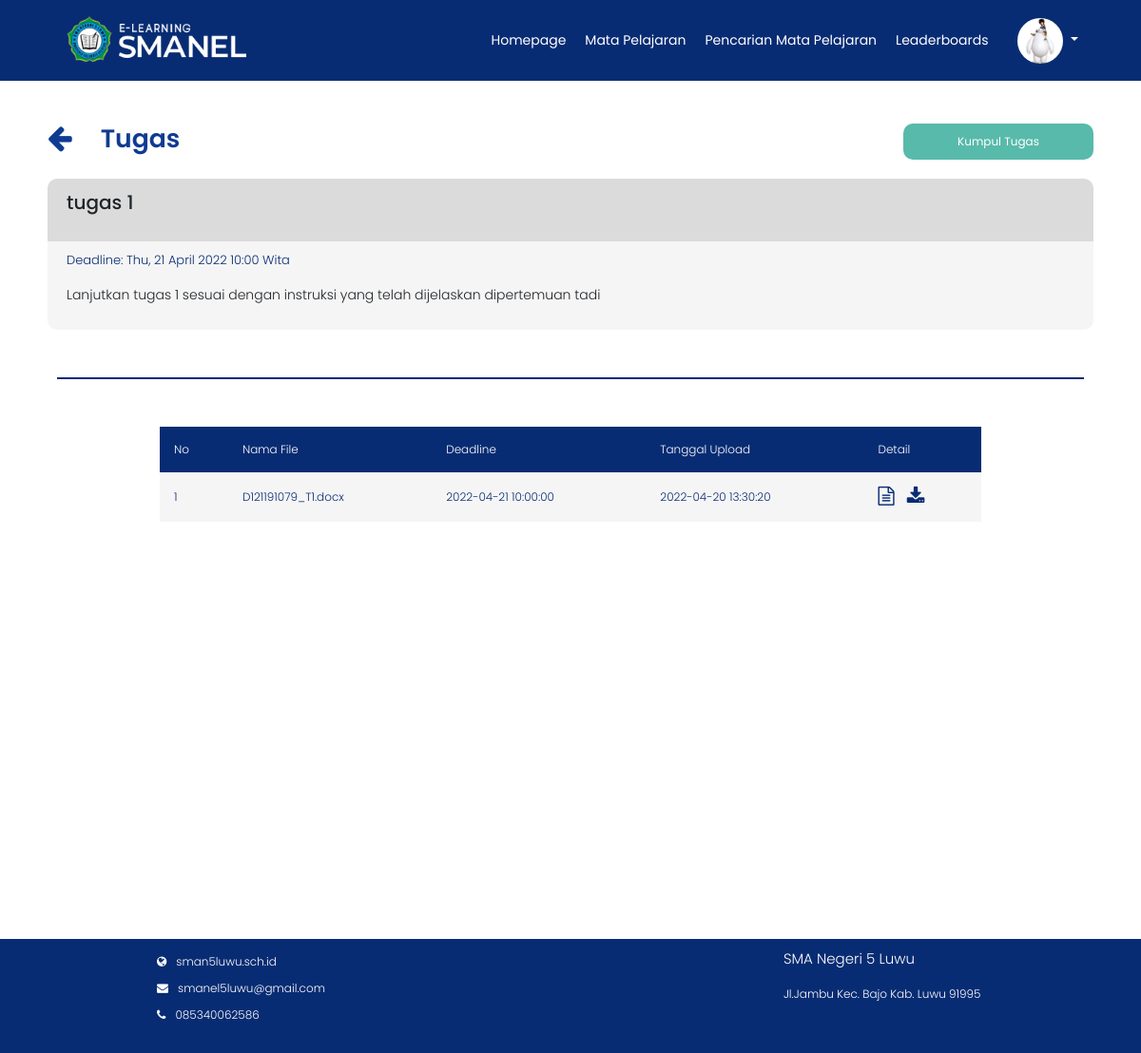
Page /Backend/detailtugas.php?Id=42 (signed in) on the committed database.
### tables this page shows
CREATE TABLE `user_siswa` (
  `Id` int(11) NOT NULL,
  `Nama` varchar(225) NOT NULL,
  `Nis` varchar(225) NOT NULL,
  `Kelas` varchar(225) NOT NULL,
  `Tempat` varchar(225) NOT NULL,
  `Tanggal` date NOT NULL,
  `Email` varchar(255) NOT NULL,
  `Alamat` varchar(225) NOT NULL,
  `Username` varchar(225) NOT NULL,
  `Password` varchar(225) NOT NULL,
  `Profil` varchar(225) NOT NULL
);

CREATE TABLE `tugas` (
  `Id_Tugas` int(11) NOT NULL,
  `judul_tugas` varchar(225) NOT NULL,
  `dl_tugas` date NOT NULL,
  `jam_dl` time NOT NULL,
  `skor` int(11) NOT NULL,
  `deskripsi_tugas` text NOT NULL,
  `lampiran` varchar(225) NOT NULL,
  `Id_Mapel` varchar(225) NOT NULL
);

CREATE TABLE `kumpul_tugas` (
  `id_kumpul` int(11) NOT NULL,
  `Nama` varchar(255) NOT NULL,
  `Nis` varchar(255) NOT NULL,
  `Waktu` datetime NOT NULL DEFAULT current_timestamp(),
  `Lampiran` varchar(225) NOT NULL,
  `Id_Tugas` int(11) NOT NULL
);

### Backend/functions.php (called while the page is built, shortened)
<?php
function koneksi()
{
    return mysqli_connect('localhost', 'root', '', 'elearning');
}
function query($query)
{
    $conn = koneksi();
    $result = mysqli_query($conn, $query);
    if(mysqli_num_rows($result)==1){
        return mysqli_fetch_assoc($result);
    }
    $rows = [];
    return $rows;
}
function querys($query)
{
    $conn = koneksi();
    $result = mysqli_query($conn, $query);
    $rows = [];
    while ($row = mysqli_fetch_assoc($result)) {
        $rows[] = $row;
    }
    return $rows;
}
?>

### Backend/detailtugas.php (the view, shortened to what this page needs)
<?php
require 'functions.php';
$Id = $_GET['Id'];
$Nis = $_SESSION['Nis'];
$tugas = query("SELECT * FROM tugas WHERE Id_Tugas = $Id");
$kumpul = querys("SELECT * FROM kumpul_tugas WHERE Id_Tugas = '$Id' AND Nis = '$Nis'");
?>
<!DOCTYPE html>
<html lang="en">
<head>
    <link rel="stylesheet" href="https://stackpath.bootstrapcdn.com/bootstrap/4.5.0/css/bootstrap.min.css">
    <link rel="stylesheet" href="https://stackpath.bootstrapcdn.com/font-awesome/4.7.0/css/font-awesome.min.css">
    <link rel="stylesheet" href="style.css?<?php echo time()?>">
</head>
<body>
    <?php require_once('navbar/navbarmapel.php') ?>
    <div class="main-container">
        <div class="tabel">
            <div class="tabel-content">
                <div class="doc-header">
                    <div class="d-flex">
                        <span><a href="javascript:history.back()"><i class="fa fa-arrow-left"></i></a> </span>
                        <h1>Tugas</h1>
                        <div class="btn-start ml-auto upload-btn-wrapper kumpul">
                            <a href="kumpul_tugas.php?id=<?= $tugas['Id_Tugas']; ?>"><button>Kumpul Tugas</button></a>
                        </div>
                    </div>
                </div>
                <div class="tabel">
                    <div class="tabel-content">
                    <div class="tugas-list-item">
                        <div class="title-tugas">
                            <p><?= $tugas["judul_tugas"] ?></p>
                        </div>
                        <div class="item-tugas">
                            <div class="dl">
                                <p>Deadline: <?= date("D, j F Y", strtotime($tugas["dl_tugas"])) ?>&nbsp;<?= date("G:i", strtotime($tugas["jam_dl"])) ?>&nbsp;Wita</p>
                            </div>
                            <div class="desk">
                                <p><?= $tugas["deskripsi_tugas"] ?></p>
                            </div>
                        </div>
                    </div>
                    <div class="kumpul-tugas">
                        <table>
                            <tr>
                                <th>No</th>
                                <th>Nama File</th>
                                <th>Deadline</th>
                                <th>Tanggal Upload</th>
                                <th>Detail</th>
                            </tr>
                            <?php $i = 1;
                            foreach ($kumpul as $k) : ?>
                                <tr>
                                    <td><?= $i++ ?></td>
                                    <td><?= $k["Lampiran"] ?></td>
                                    <td><?= $tugas["dl_tugas"] ?> <?= $tugas["jam_dl"]?></td>
                                    <td><?= $k["Waktu"] ?></td>
                                    <td>
                                        <a href="dokumen/<?= $k["Lampiran"]?>" target="_blank"><i class="fa fa-file-text-o"></i></a>
                                        <a href="download.php?filename=<?= $k["Lampiran"] ?>"><i class="fa fa-download"></i>
                                    </a></td>
                                </tr>
                            <?php endforeach ?>
                        </table>
                    </div>
                    </div>
                </div>
            </div>
        </div>
        <div class="footer">
            <div class="nama-footer">
                <p class="tfooter">SMA Negeri 5 Luwu</p>
                <p>Jl.Jambu Kec. Bajo Kab. Luwu 91995</p>
            </div>
            <div class="web">
                <ul>
                    <li><a href="http://sman5luwu.sch.id/index.php"><i class="fa fa-globe"></i><span>sman5luwu.sch.id</span></a>
                    </li>
                    <li><a href="#"><i class="fa fa-envelope"></i><span>smanel5luwu@gmail.com</span></a></li>
                    <li><a href="#"><i class="fa fa-phone"></i><span>085340062586</span></a></li>
                </ul>
            </div>
        </div>
    </div>
</body>
</html>

### Backend/navbar/navbarmapel.php (shortened to what this page needs)
<?php
$nama = $_SESSION["Nis"];
$user = query("SELECT * FROM user_siswa WHERE Nis = '$nama'");
?>
<nav class="navbar navbar-expand-lg navbar-light fixed-top">
  <div class="navbar-header">
    <img src="img/logo.png" alt="">
  </div>
  <div class="collapse navbar-collapse" id="navbarNav">
    <ul class="navbar-nav ml-auto">
      <li class="name nav-item">
        <a href="homepage.php" class="btn" aria-hidden="true">Homepage</a>
      </li>
      <li class="mapel nav-item">
        <a href="matapelajaran.php" class="btn active" aria-hidden="true">Mata Pelajaran</a>
      </li>
      <li class="search-mapel nav-item">
        <a href="pencarian_siswa.php" class="btn" aria-hidden="true">Pencarian Mata Pelajaran </a>
      </li>
      <li class="leader nav-item">
        <a href="leaderboards.php" class="btn" aria-hidden="true">Leaderboards</a>
      </li>
    </ul>
    <div class="profil nav-item dropdown-toggle" type="button" data-toggle="dropdown" aria-haspopup="true" aria-expanded="false">
      <img alt="your image" src="img/<?php echo $user["Profil"]; ?>" title="<?php echo  $user["Profil"];  ?>" style="border-radius: 50%;">
    </div>
  </div>
</nav>

### Backend/style.css (style rules this page uses)
* { margin: 0; padding: 0; box-sizing: border-box; font-family: 'Poppins', sans-serif; font-weight: 300; }
body { font-family: 'Poppins', sans-serif; font-weight: 300; min-height: 100%; outline: none; }
.navbar { background-color: #082C73; color: white; }
.navbar-header img { height: 8vh; margin-top: 5px; margin-left: 5vh; padding-bottom: 8px; color: white; }
.navbar .navbar-header { color: #fefefe; padding-left: 10px; }
.navbar .navbar-nav li a { padding: 10px; color: white; text-decoration: none; transition: 0.5s ease; border: none; font-size: 14px; float: right; }
#navbarNav .profil { margin: 0 20px; padding-right: 30px; float: right; }
#navbarNav .profil img { width: 6vh; }
.footer { display: grid; height: max-content; width: 100%; bottom: 0; background-color: #082C73; position: relative; padding: 10px; font-size: 12px; }
.footer .web { grid-column: 1; grid-row: 4; margin-left: 150px; }
.footer .web-detail-mapel ul li, .footer .web ul li { list-style: none; padding: 5px; }
.footer .web-detail-mapel span, .footer .web span { color: white; padding: 10px; }
.footer .web-detail-mapel i, .footer .web i { color: white; }
.footer .nama-footer { grid-column: 3; grid-row: 4; color: white; margin-left: 150px; }
.footer .nama-footer .tfooter, .footer .nama-footer-mapel .tfooter { font-size: 15px; }
.btn { display: flex; justify-content: center; }
.doc-header { margin-top: 80px; padding: 50px 50px 0px; height: max-content; color: #0F3B92; }
.doc-header h1 { font-size: 20pt; font-weight: 600; padding-left: 30px; padding-right: 20px; flex: 1; }
.doc-header a { color: #0F3B92; text-decoration: none; cursor: pointer; }
.doc-header .fa-arrow-left { font-size: 30px; }
table { font-family: arial, sans-serif; border-collapse: collapse; width: 80%; margin: 0px auto; }
th { font-weight: 600; }
td, th { border: 0px; text-align: left; padding: 15px; }
td { font-weight: 400; }
td a { text-decoration: none; color: black; font-weight: 400; }
tr { background-color: #dedede; }
tr:nth-child(even) { background-color: #ffff; }
.btn-start, .btn-back, .btn-finish { padding: 10px; text-align: center; background: none; }
.btn-start button, .btn-back button, .btn-finish button { border-radius: 10px; border: none; color: white; padding: 10px; width: 100px; font-weight: 400; cursor: pointer; outline: none; }
.btn-start button { background: #58BAAB; }
.doc-header .btn-start { width: 100px; font-size: 12px; padding: 0px; }
.upload-btn-wrapper { position: relative; overflow: hidden; display: inline-block; }
.tabel-content { width: 100%; min-height: 100vh; }
.tabel-content .doc-header { overflow: hidden; }
.tugas-list-item { margin: 10px 50px; background: #f5f5f5; border-radius: 10px; }
.title-tugas { background: #dbdbdb; padding: 10px 20px; border-top-left-radius: 10px; border-top-right-radius: 10px; font-size: 20px; }
.title-tugas p { font-weight: 500; }
.item-tugas { padding: 10px 20px; font-size: 14px; }
.item-tugas .dl p { font-size: 13px; color: #082C73; }
.doc-header .kumpul, .kumpul button { width: 200px; }
.tugas-list-item .title-tugas p { flex: 1; }
.table-header td, th { text-align: center; }
.table-cell tr, td { background: #F5F5F5; }
.kumpul button { border: none; outline: none; margin-bottom: 10px; }
.kumpul-tugas { border-top: 2px #082C73 solid; margin: 50px auto; text-align: center; width: 90%; overflow: auto; }
.kumpul-tugas table { margin: 20px auto !important; overflow-x: auto; }
.kumpul-tugas th, .kumpul-tugas td { font-size: 15px; font-weight: 300 !important; }
.navbar-collapse { flex-grow: 0 !important; }
@media (min-width: 992px) { .navbar-expand-lg .navbar-collapse { margin-left: auto; } }
.kumpul-tugas { margin: 50px auto; border-top: 2px #082C73 solid; padding-top: 50px; }
.kumpul-tugas th { background: #082C73; color: white; text-align: left; }
.kumpul-tugas td { background: #F5F5F5; color: #082C73; font-size: 12px; font-weight: 300; }
.kumpul-tugas i.fa { color: #082C73; font-size: 20px; text-align: center; }
.kumpul-tugas table { margin: 0px auto !important; overflow-x: auto; }
.kumpul-tugas table th { font-size: 12px; font-weight: 400; }

### rows in the picture
user_siswa: Profil (picture)
tugas: judul_tugas "tugas 1", dl_tugas "Thu, 21 April 2022", jam_dl "10:00", deskripsi_tugas "Lanjutkan tugas 1 sesuai dengan instruksi yang telah dijelaskan dipertemuan tadi"
kumpul_tugas: Lampiran "D121191079_T1.docx", Id_Tugas.dl_tugas "2022-04-21", Id_Tugas.jam_dl "10:00:00", Waktu "2022-04-20 13:30:20"
